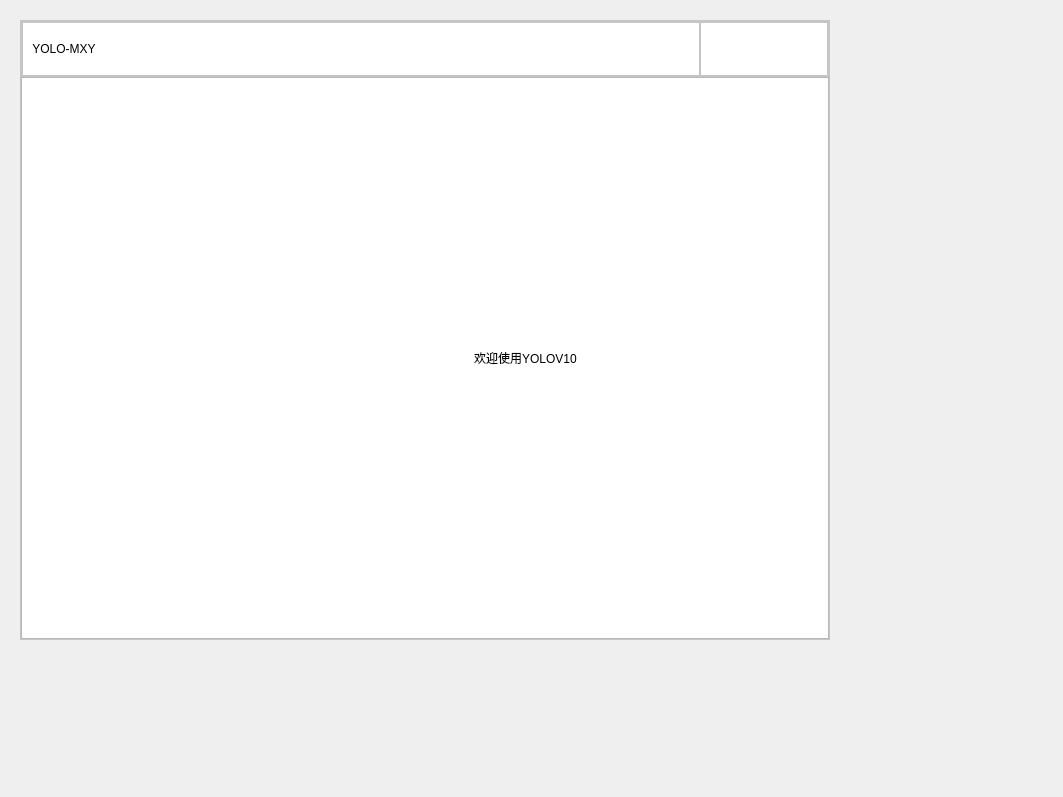
<?xml version="1.0" encoding="UTF-8"?>
<ui version="4.0">
 <class>MainWindow</class>
 <widget class="QMainWindow" name="MainWindow">
  <property name="geometry">
   <rect>
    <x>0</x>
    <y>0</y>
    <width>1063</width>
    <height>797</height>
   </rect>
  </property>
  <property name="windowTitle">
   <string>MainWindow</string>
  </property>
  <widget class="QWidget" name="centralwidget">
   <widget class="QFrame" name="frame">
    <property name="geometry">
     <rect>
      <x>20</x>
      <y>20</y>
      <width>810</width>
      <height>620</height>
     </rect>
    </property>
    <property name="minimumSize">
     <size>
      <width>810</width>
      <height>620</height>
     </size>
    </property>
    <property name="styleSheet">
     <string notr="true">#frame{
	
	background-color: rgb(255, 255, 255);
}</string>
    </property>
    <property name="frameShape">
     <enum>QFrame::StyledPanel</enum>
    </property>
    <property name="frameShadow">
     <enum>QFrame::Raised</enum>
    </property>
    <layout class="QVBoxLayout" name="verticalLayout">
     <property name="spacing">
      <number>0</number>
     </property>
     <property name="leftMargin">
      <number>0</number>
     </property>
     <property name="topMargin">
      <number>0</number>
     </property>
     <property name="rightMargin">
      <number>0</number>
     </property>
     <property name="bottomMargin">
      <number>0</number>
     </property>
     <item>
      <widget class="QFrame" name="frame_2">
       <property name="sizePolicy">
        <sizepolicy hsizetype="Preferred" vsizetype="Expanding">
         <horstretch>0</horstretch>
         <verstretch>1</verstretch>
        </sizepolicy>
       </property>
       <property name="styleSheet">
        <string notr="true">background-color: rgb(255, 255, 255);</string>
       </property>
       <property name="frameShape">
        <enum>QFrame::StyledPanel</enum>
       </property>
       <property name="frameShadow">
        <enum>QFrame::Raised</enum>
       </property>
       <layout class="QHBoxLayout" name="horizontalLayout">
        <property name="spacing">
         <number>0</number>
        </property>
        <property name="leftMargin">
         <number>0</number>
        </property>
        <property name="topMargin">
         <number>0</number>
        </property>
        <property name="rightMargin">
         <number>0</number>
        </property>
        <property name="bottomMargin">
         <number>0</number>
        </property>
        <item>
         <widget class="QFrame" name="frame_4">
          <property name="sizePolicy">
           <sizepolicy hsizetype="Expanding" vsizetype="Preferred">
            <horstretch>0</horstretch>
            <verstretch>0</verstretch>
           </sizepolicy>
          </property>
          <property name="frameShape">
           <enum>QFrame::StyledPanel</enum>
          </property>
          <property name="frameShadow">
           <enum>QFrame::Raised</enum>
          </property>
          <layout class="QHBoxLayout" name="horizontalLayout_2">
           <item alignment="Qt::AlignLeft">
            <widget class="QPushButton" name="pushButton">
             <property name="styleSheet">
              <string notr="true">border:none;
font: 12pt &quot;微软雅黑&quot;;</string>
             </property>
             <property name="text">
              <string>YOLO-MXY</string>
             </property>
             <property name="icon">
              <iconset resource="res.qrc">
               <normaloff>:/icons/icon/user.png</normaloff>:/icons/icon/user.png</iconset>
             </property>
            </widget>
           </item>
          </layout>
         </widget>
        </item>
        <item alignment="Qt::AlignRight">
         <widget class="QFrame" name="frame_5">
          <property name="sizePolicy">
           <sizepolicy hsizetype="Expanding" vsizetype="Preferred">
            <horstretch>0</horstretch>
            <verstretch>0</verstretch>
           </sizepolicy>
          </property>
          <property name="styleSheet">
           <string notr="true">QPushButton{
	border:none;
	
}
QPushButton:hover{
	padding-bottom:5px;
}</string>
          </property>
          <property name="frameShape">
           <enum>QFrame::StyledPanel</enum>
          </property>
          <property name="frameShadow">
           <enum>QFrame::Raised</enum>
          </property>
          <layout class="QHBoxLayout" name="horizontalLayout_3">
           <item>
            <widget class="QPushButton" name="pushButton_logout">
             <property name="text">
              <string/>
             </property>
             <property name="icon">
              <iconset resource="res.qrc">
               <normaloff>:/icons/icon/logout.png</normaloff>:/icons/icon/logout.png</iconset>
             </property>
            </widget>
           </item>
           <item>
            <widget class="QPushButton" name="pushButton_3">
             <property name="text">
              <string/>
             </property>
             <property name="icon">
              <iconset resource="res.qrc">
               <normaloff>:/icons/icon/small.png</normaloff>:/icons/icon/small.png</iconset>
             </property>
            </widget>
           </item>
           <item>
            <widget class="QPushButton" name="pushButton_2">
             <property name="text">
              <string/>
             </property>
             <property name="icon">
              <iconset resource="res.qrc">
               <normaloff>:/icons/icon/cancel.png</normaloff>:/icons/icon/cancel.png</iconset>
             </property>
            </widget>
           </item>
          </layout>
         </widget>
        </item>
       </layout>
      </widget>
     </item>
     <item>
      <widget class="QFrame" name="frame_3">
       <property name="sizePolicy">
        <sizepolicy hsizetype="Preferred" vsizetype="Expanding">
         <horstretch>0</horstretch>
         <verstretch>10</verstretch>
        </sizepolicy>
       </property>
       <property name="frameShape">
        <enum>QFrame::StyledPanel</enum>
       </property>
       <property name="frameShadow">
        <enum>QFrame::Raised</enum>
       </property>
       <layout class="QHBoxLayout" name="horizontalLayout_4">
        <property name="spacing">
         <number>0</number>
        </property>
        <property name="leftMargin">
         <number>0</number>
        </property>
        <property name="topMargin">
         <number>0</number>
        </property>
        <property name="rightMargin">
         <number>0</number>
        </property>
        <property name="bottomMargin">
         <number>0</number>
        </property>
        <item>
         <widget class="QFrame" name="frame_6">
          <property name="sizePolicy">
           <sizepolicy hsizetype="Expanding" vsizetype="Preferred">
            <horstretch>1</horstretch>
            <verstretch>0</verstretch>
           </sizepolicy>
          </property>
          <property name="styleSheet">
           <string notr="true">#frame_6{
	
	background-image: url(:/icons/icon/background1.jpg);
	border-bottom-left-radius:20px;
	border-top-right-radius:25px;
}
QPushButton{
	border:none;
	
	font: 12pt &quot;微软雅黑&quot;;
	color: rgb(255, 255, 255);
}
QPushButton:pressed{
	padding-left:5px;
	padding-top:5px;
}</string>
          </property>
          <property name="frameShape">
           <enum>QFrame::StyledPanel</enum>
          </property>
          <property name="frameShadow">
           <enum>QFrame::Raised</enum>
          </property>
          <widget class="QPushButton" name="pushButton_4">
           <property name="geometry">
            <rect>
             <x>50</x>
             <y>80</y>
             <width>101</width>
             <height>31</height>
            </rect>
           </property>
           <property name="text">
            <string>首页</string>
           </property>
          </widget>
          <widget class="QPushButton" name="pushButton_5">
           <property name="geometry">
            <rect>
             <x>50</x>
             <y>150</y>
             <width>101</width>
             <height>31</height>
            </rect>
           </property>
           <property name="text">
            <string>推荐</string>
           </property>
          </widget>
          <widget class="QPushButton" name="pushButton_6">
           <property name="geometry">
            <rect>
             <x>50</x>
             <y>220</y>
             <width>100</width>
             <height>30</height>
            </rect>
           </property>
           <property name="text">
            <string>我的</string>
           </property>
          </widget>
          <widget class="QPushButton" name="pushButton_7">
           <property name="geometry">
            <rect>
             <x>9</x>
             <y>77</y>
             <width>40</width>
             <height>21</height>
            </rect>
           </property>
           <property name="text">
            <string/>
           </property>
          </widget>
          <widget class="QPushButton" name="pushButton_8">
           <property name="geometry">
            <rect>
             <x>9</x>
             <y>457</y>
             <width>40</width>
             <height>21</height>
            </rect>
           </property>
           <property name="text">
            <string/>
           </property>
          </widget>
         </widget>
        </item>
        <item>
         <widget class="QFrame" name="frame_7">
          <property name="sizePolicy">
           <sizepolicy hsizetype="Expanding" vsizetype="Preferred">
            <horstretch>3</horstretch>
            <verstretch>0</verstretch>
           </sizepolicy>
          </property>
          <property name="styleSheet">
           <string notr="true">#frame_7{
	
	background-color: rgb(255, 255, 255);
	background-color: rgb(255, 255, 255);
	border-bottom-right-radius:20px;
	
}</string>
          </property>
          <property name="frameShape">
           <enum>QFrame::StyledPanel</enum>
          </property>
          <property name="frameShadow">
           <enum>QFrame::Raised</enum>
          </property>
          <layout class="QHBoxLayout" name="horizontalLayout_5">
           <property name="spacing">
            <number>0</number>
           </property>
           <property name="leftMargin">
            <number>0</number>
           </property>
           <property name="topMargin">
            <number>0</number>
           </property>
           <property name="rightMargin">
            <number>0</number>
           </property>
           <property name="bottomMargin">
            <number>0</number>
           </property>
           <item>
            <widget class="QStackedWidget" name="stackedWidget">
             <property name="styleSheet">
              <string notr="true"/>
             </property>
             <property name="currentIndex">
              <number>0</number>
             </property>
             <widget class="QWidget" name="page_home">
              <layout class="QVBoxLayout" name="verticalLayout_2">
               <item alignment="Qt::AlignHCenter">
                <widget class="QLabel" name="label">
                 <property name="styleSheet">
                  <string notr="true">font: 12pt &quot;微软雅黑&quot;;</string>
                 </property>
                 <property name="text">
                  <string>欢迎使用YOLOV10</string>
                 </property>
                </widget>
               </item>
              </layout>
             </widget>
             <widget class="QWidget" name="page_web">
              <widget class="QFrame" name="frame_8">
               <property name="geometry">
                <rect>
                 <x>60</x>
                 <y>50</y>
                 <width>511</width>
                 <height>441</height>
                </rect>
               </property>
               <property name="frameShape">
                <enum>QFrame::StyledPanel</enum>
               </property>
               <property name="frameShadow">
                <enum>QFrame::Raised</enum>
               </property>
               <widget class="QPushButton" name="pushButton_9">
                <property name="geometry">
                 <rect>
                  <x>80</x>
                  <y>170</y>
                  <width>75</width>
                  <height>23</height>
                 </rect>
                </property>
                <property name="text">
                 <string>PushButton</string>
                </property>
               </widget>
               <widget class="QPushButton" name="pushButton_10">
                <property name="geometry">
                 <rect>
                  <x>80</x>
                  <y>230</y>
                  <width>75</width>
                  <height>23</height>
                 </rect>
                </property>
                <property name="text">
                 <string>PushButton</string>
                </property>
               </widget>
               <widget class="QPushButton" name="pushButton_11">
                <property name="geometry">
                 <rect>
                  <x>100</x>
                  <y>300</y>
                  <width>75</width>
                  <height>23</height>
                 </rect>
                </property>
                <property name="text">
                 <string>PushButton</string>
                </property>
               </widget>
              </widget>
             </widget>
             <widget class="QWidget" name="page_my">
              <layout class="QHBoxLayout" name="horizontalLayout_6">
               <item alignment="Qt::AlignHCenter">
                <widget class="QLabel" name="label_2">
                 <property name="styleSheet">
                  <string notr="true">font: 12pt &quot;微软雅黑&quot;;</string>
                 </property>
                 <property name="text">
                  <string>我是yoloV10</string>
                 </property>
                </widget>
               </item>
              </layout>
             </widget>
            </widget>
           </item>
          </layout>
         </widget>
        </item>
       </layout>
      </widget>
     </item>
    </layout>
   </widget>
  </widget>
 </widget>
 <resources>
  <include location="res.qrc"/>
 </resources>
 <connections>
  <connection>
   <sender>pushButton_2</sender>
   <signal>clicked()</signal>
   <receiver>MainWindow</receiver>
   <slot>close()</slot>
   <hints>
    <hint type="sourcelabel">
     <x>805</x>
     <y>47</y>
    </hint>
    <hint type="destinationlabel">
     <x>840</x>
     <y>31</y>
    </hint>
   </hints>
  </connection>
  <connection>
   <sender>pushButton_3</sender>
   <signal>clicked()</signal>
   <receiver>MainWindow</receiver>
   <slot>showMinimized()</slot>
   <hints>
    <hint type="sourcelabel">
     <x>777</x>
     <y>48</y>
    </hint>
    <hint type="destinationlabel">
     <x>796</x>
     <y>10</y>
    </hint>
   </hints>
  </connection>
 </connections>
</ui>
